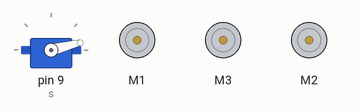
Simulated run of this sketch. Board: Arduino Uno, built with avr-gcc and run on an emulated ATmega328P. Parts: servo, 3 × DC motor (green arrow = forward, orange = backward, longer = faster).

Above: at 0.6 s.
At 10.6 s:
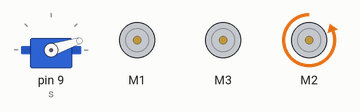
At 17.2 s:
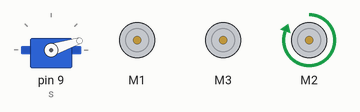
At 34.0 s:
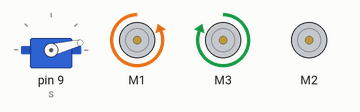
At 38.2 s:
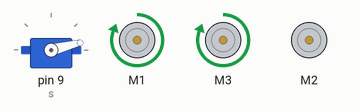
Timing chart, 0 to 39.7 s (numbered marks = the images above):
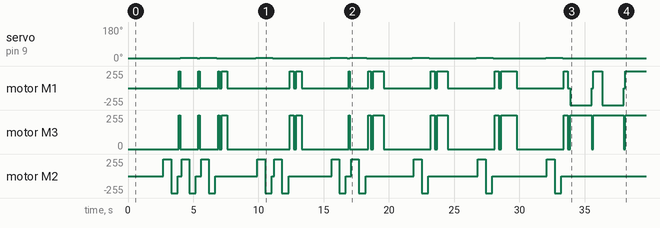

Measured:
- by itself, servo on pin 9 (s): 14° → 18° at 4.0 s, → 14° 1.3 s later, → 18° 0.20 s later, → 14° 1.3 s later, … (16 changes in this stretch)
- by itself, motor M1: stopped → forward 255/255 at 3.9 s, → stopped 0.10 s later, → forward 255/255 1.4 s later, → stopped 0.10 s later, … (34 changes in this stretch)
- by itself, motor M3: stopped → forward 255/255 at 3.9 s, → stopped 0.10 s later, → forward 255/255 1.4 s later, → stopped 0.10 s later, … (33 changes in this stretch)

The sketch:

BraillePrinterSourceCode.ino
```cpp
#include <Servo.h>
#include <AFMotor.h>

AF_DCMotor m1(1);
AF_DCMotor m2(3);
AF_DCMotor poke(2);
int l = 0;
String in = "Sentence to be converted to braille";
int x = 0; int y = 0;
int lpl = 8; int lpb = 6;
Servo s;
int count = -1;
int arr[][2] = {{0, 0}, {0, 0}, {0, 0}};
int rotDel = 1650;
void setup() {
  s.attach(9);
  s.write(14);
  delay(500);
}

void loop() {
  int t = 0;

  for (int h = 0; h < 6; h++) {
    if (h % 2 == 0) {
      for (; l < in.length(); l += 6) {
        pos1(0, t);
        delay(200);
        brConvert(toLowerCase(in.charAt(l)));
        pos2_even(arr);
        delay(200);
        t++;
      }
      y = 0;
      antiClockRot(rotDel);
      delay(100);
      forward(255, 700);
      antiClockRot(rotDel);
      delay(100);
      if (in.length() % 6 == (h + 1)) {
        forward(255, 800);
        l -= 5;
      }
      else if (in.length() % 6 > (h + 1)) {
        l -= 6;
        l++;
      }
    }
    else {
      for (; l > 0; l -= 6) {
        pos1(0, t);
        delay(200);
        brConvert(toLowerCase(in.charAt(l)));
        pos2_odd(arr);
        delay(200);
        t++;
      }
      y = 0;
      clockRot(rotDel);
      delay(100);
      forward(255, 700);
      clockRot(rotDel);
      delay(100);
      if (in.length() % 6 == (h + 1)) {
        forward(255, 800);
        l -= 5;
      }
      else if (in.length() % 6 > (h + 1)) {
        l++;
      }
    }
  }


  delay(100000000);

}
void pos1(int a, int b) {
  y = b - y;
  forward(255, y * 400);
  delay(2000);

}


void pos2_even(int a[][2]) {

  for (int i = 0; i < 3; i++) {
    for (int j = 0; j < 2; j++) {
      if (a[i][j] == 1) {
        if (j == 1) {
          writeBraille();
          continue;
        }
        else {
          s.write(18);
          delay(100);
          writeBraille();
          s.write(14);
          delay(100);
        }

      }

    }
    forward(255, 100);

  }


}

void pos2_odd(int a[][2]) {

  for (int i = 2; i >= 0; i--) {
    for (int j = 0; j < 2; j++) {
      if (a[i][j] == 1) {
        if (j == 1) {
          writeBraille();
          continue;
        }
        else {
          s.write(18);
          delay(100);
          writeBraille();
          s.write(14);
          delay(100);
        }

      }

    }
    forward(255, 100);

  }
}


void clockRot(int d) {
  m1.run(FORWARD);
  m2.run(BACKWARD);
  m1.setSpeed(255);
  m2.setSpeed(255);
  delay(d);
  m1.setSpeed(0);
  m2.setSpeed(0);
}
void forward(int s, int d) {
  m1.run(FORWARD);
  m2.run(FORWARD);
  m1.setSpeed(s);
  m2.setSpeed(s);
  delay(d);
  m1.setSpeed(0);
  m2.setSpeed(0);
}

void antiClockRot(int d) {
  m1.run(BACKWARD);
  m2.run(FORWARD);
  m1.setSpeed(255);
  m2.setSpeed(255);
  delay(d);
  m1.setSpeed(0);
  m2.setSpeed(0);
}

void writeBraille() {
  poke.run(FORWARD);
  poke.setSpeed(255);
  delay(500);
  m2.setSpeed(0);
  delay(100);
  poke.run(BACKWARD);
  poke.setSpeed(255);
  delay(500);
  poke.setSpeed(0);
  delay(100);
}

void brConvert(char a) {

  switch (a) {
    case 'a':
      {
        int k[][2] = {{1, 0}, {0, 0}, {0, 0}};
        copy(k);
      }
      break;

    case 'b':
      {
        int k[][2] = {{1, 0}, {1, 0}, {0, 0}};
        copy(k);
      }
      break;

    case 'c':
      {
        int k[][2] = {{1, 1}, {0, 0}, {0, 0}};
        copy(k);
      }
      break;

    case 'd':
      {
        int k[][2] = {{1, 1}, {0, 1}, {0, 0}};
        copy(k);
      }
      break;

    case 'e':
      {
        int k[][2] = {{1, 0}, {0, 1}, {0, 0}};
        copy(k);
      }
      break;

    case 'f':
      {
        int k[][2] = {{1, 1}, {1, 0}, {0, 0}};
        copy(k);
      }
      break;

    case 'g':
      {
        int k[][2] = {{1, 1}, {1, 1}, {0, 0}};
        copy(k);
      }
      break;

    case 'h':
      {
        int k[][2] = {{1, 0}, {1, 1}, {0, 0}};
        copy(k);
      }
      break;

    case 'i':
      {
        int k[][2] = {{0, 1}, {1, 0}, {0, 0}};
        copy(k);
      }
      break;

    case 'j':
      {
        int k[][2] = {{0, 1}, {1, 1}, {0, 0}};
        copy(k);
      }
      break;

    case 'k':
      {
        int k[][2] = {{0, 1}, {0, 0}, {1, 0}};
        copy(k);
      }
      break;

    case 'l':
      {
        int k[][2] = {{1, 0}, {1, 0}, {1, 0}};
        copy(k);
      }
      break;

    case 'm':
      {
        int k[][2] = {{1, 1}, {0, 0}, {1, 0}};
        copy(k);
      }
      break;

    case 'n':
      {
        int k[][2] = {{1, 1}, {0, 1}, {1, 0}};
        copy(k);
      }
      break;

    case 'o':
      {
        int k[][2] = {{1, 0}, {0, 1}, {1, 0}};
        copy(k);
      }
      break;

    case 'p':
      {
        int k[][2] = {{1, 1}, {1, 0}, {1, 0}};
        copy(k);
      }
      break;

    case 'q':
      {
        int k[][2] = {{1, 1}, {1, 1}, {1, 0}};
        copy(k);
      }
      break;

    case 'r':
      {
        int k[][2] = {{1, 0}, {1, 1}, {1, 0}};
        copy(k);
      }
      break;

    case 's':
      {
        int k[][2] = {{0, 1}, {1, 0}, {1, 0}};
        copy(k);
      }
      break;

    case 't':
      {
        int k[][2] = {{0, 1}, {1, 1}, {1, 0}};
        copy(k);
      }
      break;

    case 'u':
      {
        int k[][2] = {{1, 0}, {0, 0}, {1, 1}};
        copy(k);
      }
      break;

    case 'v':
      {
        int k[][2] = {{1, 0}, {0, 0}, {0, 0}};
        copy(k);
      }
      break;

    case 'w':
      {
        int k[][2] = {{1, 0}, {0, 0}, {0, 0}};
        copy(k);
      }
      break;

    case 'x':
      {
        int k[][2] = {{1, 0}, {0, 0}, {0, 0}};
        copy(k);
      }
      break;

    case 'y':
      {
        int k[][2] = {{1, 0}, {0, 0}, {0, 0}};
        copy(k);
      }
      break;

    case 'z':
      {
        int k[][2] = {{1, 0}, {0, 0}, {0, 0}};
        copy(k);
      }
      break;
  }

}

void copy(int jj[][2]) {
  for (int i = 0; i < 3; i++)
    for (int j = 0; j < 2; j++)
      arr[i][j] = jj[i][j];
}
```
